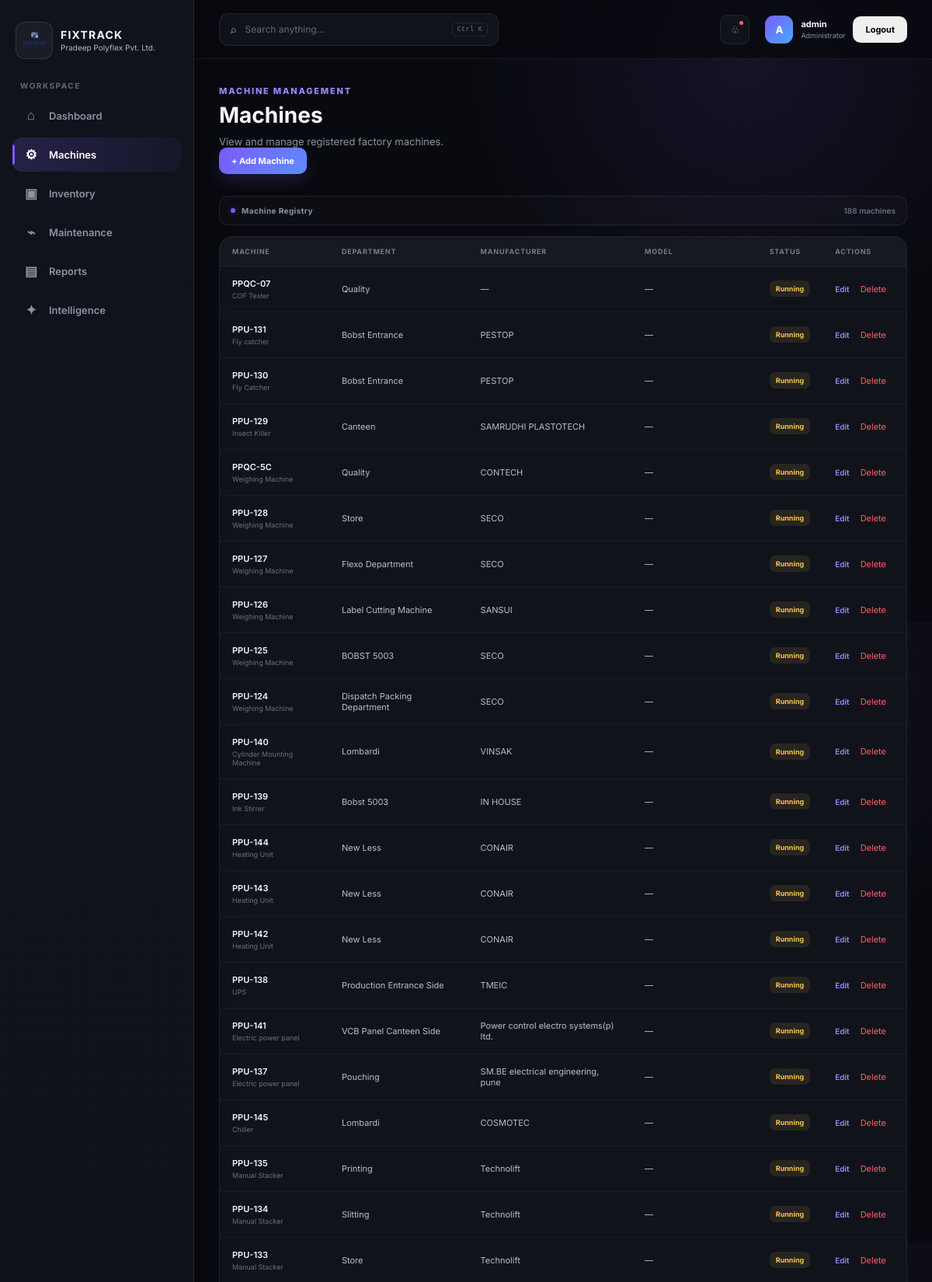
Page /machines/ (signed in, upper part) on the committed database.
### tables this page shows
CREATE TABLE users (
            id INTEGER PRIMARY KEY AUTOINCREMENT,
            username TEXT UNIQUE NOT NULL,
            password TEXT NOT NULL
        , role TEXT NOT NULL DEFAULT 'user');

CREATE TABLE machines (
            id INTEGER PRIMARY KEY AUTOINCREMENT,
            machine_number TEXT UNIQUE NOT NULL,
            machine_name TEXT NOT NULL,
            department TEXT,
            manufacturer TEXT,
            model TEXT,
            status TEXT DEFAULT 'Active'
        );

### routes/machines.py (the view)
@machines_bp.route("/")
def machines():
    connection = get_connection()
    try:
        machines = connection.execute(
            "SELECT * FROM machines ORDER BY id DESC"
        ).fetchall()
    finally:
        connection.close()
    return render_template(
        "machines/index.html",
        machines=machines
    )

### database.py (called while the page is built)
def get_connection():
    connection = sqlite3.connect(str(DATABASE), timeout=10)
    connection.row_factory = sqlite3.Row
    connection.execute("PRAGMA foreign_keys = ON")
    return connection

### templates/machines/index.html (shortened to what this page needs)
{% extends "base.html" %}
{% block content %}
<div class="page-header">
    <div>
        <div class="eyebrow">
            MACHINE MANAGEMENT
        </div>
        <h1>Machines</h1>
        <p>
            View and manage registered factory machines.
        </p>
    </div>
    {% if session.get("role") == "admin" %}
    <a
        href="{{ url_for('machines.add_machine') }}"
        class="btn btn-primary"
    >
        + Add Machine
    </a>
    {% endif %}
</div>
<div class="page-toolbar">
    <div class="toolbar-info">
        <span class="toolbar-dot"></span>
        Machine Registry
    </div>
    <div class="toolbar-count">
        {{ machines|length }}
        machine{% if machines|length != 1 %}s{% endif %}
    </div>
</div>
<div class="table-container">
    <table>
        <thead>
            <tr>
                <th>Machine</th>
                <th>Department</th>
                <th>Manufacturer</th>
                <th>Model</th>
                <th>Status</th>
                {% if session.get("role") == "admin" %}
                <th>Actions</th>
                {% endif %}
            </tr>
        </thead>
        <tbody>
            {% if machines %}
                {% for machine in machines %}
                <tr>
                    <td>
                        <div class="table-primary-text">
                            {{ machine["machine_number"] }}
                        </div>
                        <div class="table-secondary-text">
                            {{ machine["machine_name"] }}
                        </div>
                    </td>
                    <td>
                        {{ machine["department"] or "—" }}
                    </td>
                    <td>
                        {{ machine["manufacturer"] or "—" }}
                    </td>
                    <td>
                        {{ machine["model"] or "—" }}
                    </td>
                    <td>
                        {% if machine["status"] == "Active" %}
                        <span class="status-badge status-active">
                            Active
                        </span>
                        {% else %}
                        <span class="status-badge status-warning">
                            {{ machine["status"] or "Unknown" }}
                        </span>
                        {% endif %}
                    </td>
                    {% if session.get("role") == "admin" %}
                    <td>
                        <div class="table-actions">
                            <a
                                href="{{ url_for('machines.edit_machine', machine_id=machine['id']) }}"
                                class="action-link"
                            >
                                Edit
                            </a>
                            <form
                                action="{{ url_for('machines.delete_machine', machine_id=machine['id']) }}"
                                method="POST"
                                style="display:inline;"
                                onsubmit="return confirm('Delete this machine? Associated maintenance records may also be deleted.');"
                            >
                                <button
                                    type="submit"
                                    class="action-link danger"
                                    style="background:none; border:none; cursor:pointer; font:inherit;"
                                >
                                    Delete
                                </button>
                            </form>
                        </div>
                    </td>
                    {% endif %}
                </tr>
                {% endfor %}
            {% endif %}
        </tbody>
    </table>
</div>
{% endblock %}

### templates/components/navbar.html (shortened to what this page needs)
<header class="topbar">
    <div class="topbar-search">
        <span class="search-icon">⌕</span>
        <input type="text" placeholder="Search anything..." id="globalSearch">
        <kbd>Ctrl K</kbd>
    </div>
    <div class="topbar-actions">
        <button class="icon-button" onclick="showToast('No new notifications')" title="Notifications">♧<span class="notification-dot"></span></button>
        <div class="user-menu">
            <div class="user-avatar">{{ session.get('username', 'U')[0] | upper }}</div>
            <div class="user-details">
                <strong>{{ session.get('username', 'User') }}</strong>
                <span>{% if session.get('role') == 'admin' %}Administrator{% else %}User{% endif %}</span>
            </div>
            <form action="{{ url_for('auth.logout') }}" method="POST">
                <button type="submit" class="btn btn-outline-danger btn-sm">Logout</button>
            </form>
        </div>
    </div>
</header>

### rows in the picture
users: username "A", get "admin"
machines: machine_number "PPQC-07", machine_name "COF Tester", department "Quality", manufacturer "—", model "—", status "Running"
machines: machine_number "PPU-131", machine_name "Fly catcher", department "Bobst Entrance", manufacturer "PESTOP", model "—", status "Running"
machines: machine_number "PPU-130", machine_name "Fly Catcher", department "Bobst Entrance", manufacturer "PESTOP", model "—", status "Running"
machines: machine_number "PPU-129", machine_name "Insect Killer", department "Canteen", manufacturer "SAMRUDHI PLASTOTECH", model "—", status "Running"
machines: machine_number "PPQC-5C", machine_name "Weighing Machine", department "Quality", manufacturer "CONTECH", model "—", status "Running"
machines: machine_number "PPU-128", machine_name "Weighing Machine", department "Store", manufacturer "SECO", model "—", status "Running"
machines: machine_number "PPU-127", machine_name "Weighing Machine", department "Flexo Department", manufacturer "SECO", model "—", status "Running"
machines: machine_number "PPU-126", machine_name "Weighing Machine", department "Label Cutting Machine", manufacturer "SANSUI", model "—", status "Running"
machines: machine_number "PPU-125", machine_name "Weighing Machine", department "BOBST 5003", manufacturer "SECO", model "—", status "Running"
machines: machine_number "PPU-124", machine_name "Weighing Machine", department "Dispatch Packing Department", manufacturer "SECO", model "—", status "Running"
machines: machine_number "PPU-140", machine_name "Cylinder Mounting Machine", department "Lombardi", manufacturer "VINSAK", model "—", status "Running"
machines: machine_number "PPU-139", machine_name "Ink Stirrer", department "Bobst 5003", manufacturer "IN HOUSE", model "—", status "Running"
machines: machine_number "PPU-144", machine_name "Heating Unit", department "New Less", manufacturer "CONAIR", model "—", status "Running"
machines: machine_number "PPU-143", machine_name "Heating Unit", department "New Less", manufacturer "CONAIR", model "—", status "Running"
machines: machine_number "PPU-142", machine_name "Heating Unit", department "New Less", manufacturer "CONAIR", model "—", status "Running"
machines: machine_number "PPU-138", machine_name "UPS", department "Production Entrance Side", manufacturer "TMEIC", model "—", status "Running"
machines: machine_number "PPU-141", machine_name "Electric power panel", department "VCB Panel Canteen Side", manufacturer "Power control electro systems(p) ltd.", model "—", status "Running"
machines: machine_number "PPU-137", machine_name "Electric power panel", department "Pouching", manufacturer "SM.BE electrical engineering, pune", model "—", status "Running"
machines: machine_number "PPU-145", machine_name "Chiller", department "Lombardi", manufacturer "COSMOTEC", model "—", status "Running"
machines: machine_number "PPU-135", machine_name "Manual Stacker", department "Printing", manufacturer "Technolift", model "—", status "Running"
machines: machine_number "PPU-134", machine_name "Manual Stacker", department "Slitting", manufacturer "Technolift", model "—", status "Running"
machines: machine_number "PPU-133", machine_name "Manual Stacker", department "Store", manufacturer "Technolift", model "—", status "Running"

### other values in the picture
{{ machines|length }} "188"
